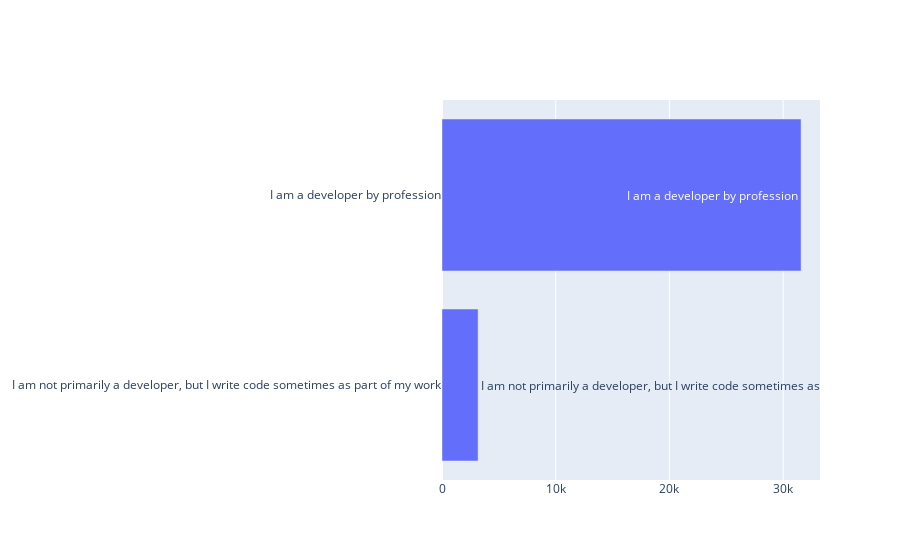

Source (notebook cell):
### Code cell
plot_distribution(df, 'MainBranch', 2020).show()

### Figure 1 — Plotly figure (JSON) as saved in the notebook; plotly's stock layout.template omitted (floating-point values rounded to 4 significant figures)
{"data": [{"orientation": "h", "text": ["I am not primarily a developer, but I write code sometimes as part of my work", "I am a developer by profession"], "type": "bar", "x": [3175, 31581], "y": ["I am not primarily a developer, but I write code sometimes as part of my work", "I am a developer by profession"]}], "layout": {}}
